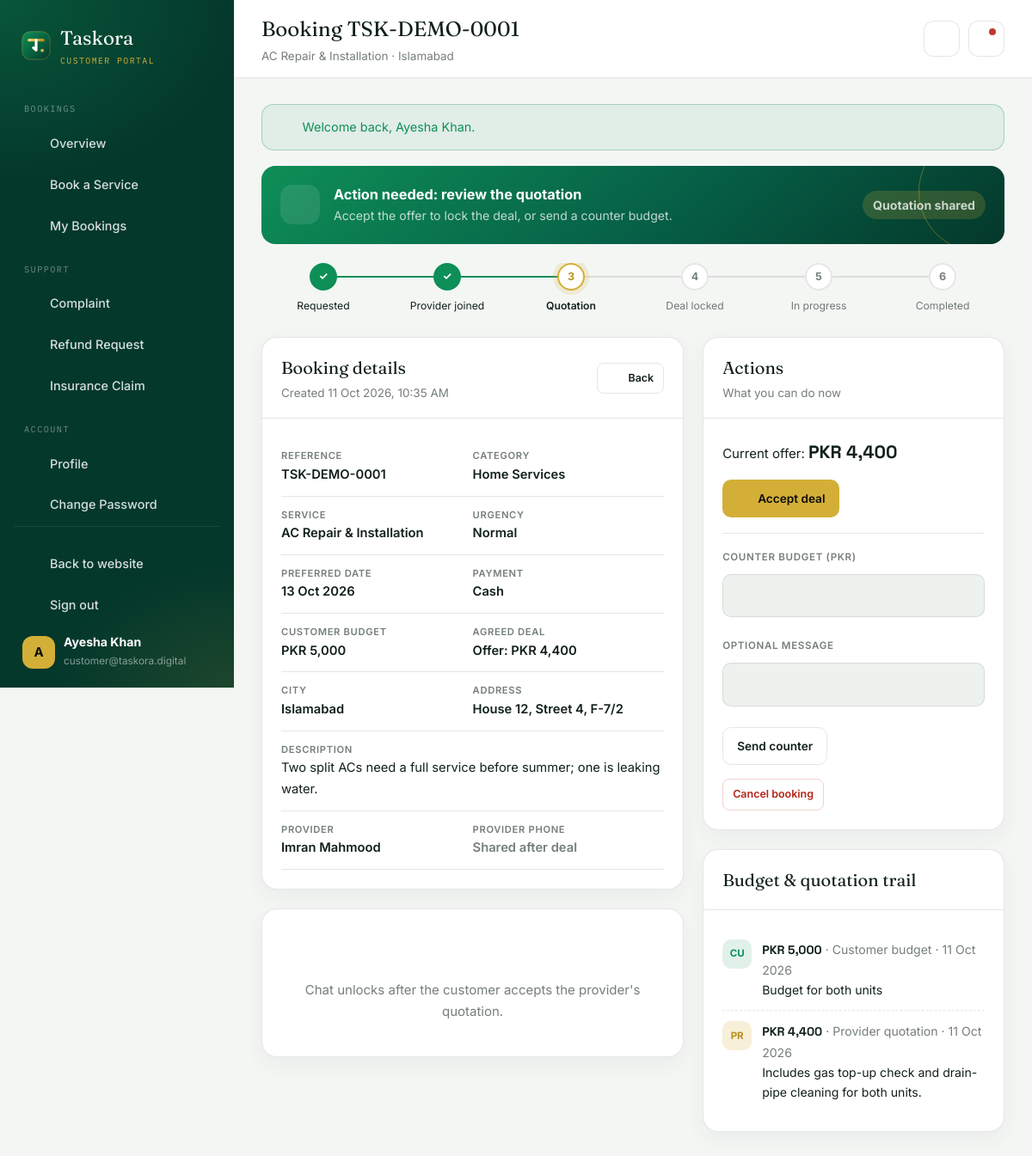
/account/booking.php?id=1 (signed in), run on the app's committed database.
### tables this page shows
CREATE TABLE `users` (
  `id` int(10) unsigned NOT NULL AUTO_INCREMENT,
  `role` enum('customer','provider') NOT NULL DEFAULT 'customer',
  `name` varchar(150) NOT NULL,
  `email` varchar(191) NOT NULL,
  `phone` varchar(40) DEFAULT NULL,
  `cnic` varchar(20) DEFAULT NULL,
  `city` varchar(80) DEFAULT NULL,
  `password` varchar(255) NOT NULL,
  `category` varchar(150) DEFAULT NULL,
  `subcategory` varchar(150) DEFAULT NULL,
  `experience` int(11) DEFAULT NULL,
  `service_areas` varchar(255) DEFAULT NULL,
  `qualifications` text,
  `status` enum('pending','active','suspended') NOT NULL DEFAULT 'active',
  `created_at` timestamp NOT NULL DEFAULT CURRENT_TIMESTAMP,
  PRIMARY KEY (`id`),
  UNIQUE KEY `email` (`email`)
);

CREATE TABLE `bookings` (
  `id` int(10) unsigned NOT NULL AUTO_INCREMENT,
  `ref` varchar(30) NOT NULL,
  `customer_id` int(10) unsigned DEFAULT NULL,
  `provider_id` int(10) unsigned DEFAULT NULL,
  `name` varchar(150) NOT NULL,
  `phone` varchar(40) NOT NULL,
  `email` varchar(191) DEFAULT NULL,
  `cnic` varchar(20) DEFAULT NULL,
  `city` varchar(80) DEFAULT NULL,
  `address` varchar(255) DEFAULT NULL,
  `map_link` varchar(255) DEFAULT NULL,
  `category` varchar(150) DEFAULT NULL,
  `service` varchar(150) DEFAULT NULL,
  `description` text,
  `urgency` enum('normal','urgent','emergency') NOT NULL DEFAULT 'normal',
  `preferred_date` date DEFAULT NULL,
  `budget` decimal(12,2) DEFAULT NULL,
  `quotation_required` tinyint(1) NOT NULL DEFAULT '0',
  `payment_method` varchar(40) DEFAULT NULL,
  `status` enum('requested','provider_joined','quoted','deal_locked','in_progress','completed','cancelled') NOT NULL DEFAULT 'requested',
  `deal_amount` decimal(12,2) DEFAULT NULL,
  `source` varchar(20) NOT NULL DEFAULT 'portal',
  `admin_note` text,
  `created_at` timestamp NOT NULL DEFAULT CURRENT_TIMESTAMP,
  `updated_at` timestamp NULL DEFAULT NULL ON UPDATE CURRENT_TIMESTAMP,
  PRIMARY KEY (`id`),
  UNIQUE KEY `ref` (`ref`),
  KEY `idx_customer` (`customer_id`),
  KEY `idx_provider` (`provider_id`),
  KEY `idx_status` (`status`)
);

CREATE TABLE `booking_offers` (
  `id` int(10) unsigned NOT NULL AUTO_INCREMENT,
  `booking_id` int(10) unsigned NOT NULL,
  `by_role` enum('customer','provider') NOT NULL,
  `amount` decimal(12,2) NOT NULL,
  `message` varchar(500) DEFAULT NULL,
  `created_at` timestamp NOT NULL DEFAULT CURRENT_TIMESTAMP,
  PRIMARY KEY (`id`),
  KEY `idx_booking` (`booking_id`)
);

### account/booking.php (the view, shortened to what this page needs)
<?php
require __DIR__ . '/_layout.php';
$u = require_user();
$b = row('SELECT b.*, p.name AS provider_name, p.phone AS provider_phone, p.subcategory AS provider_sub, c.name AS cust_name
          FROM bookings b LEFT JOIN users p ON p.id = b.provider_id LEFT JOIN users c ON c.id = b.customer_id WHERE b.id = ?', [(int)get('id')]);
$isCust = $b && $u['role'] === 'customer' && (int)$b['customer_id'] === (int)$u['id'];
$isProv = $b && $u['role'] === 'provider' && ((int)$b['provider_id'] === (int)$u['id'] || ($b['status'] === 'requested' && !$b['provider_id']));
$offers = rows('SELECT * FROM booking_offers WHERE booking_id = ? ORDER BY id', [$b['id']]);
$fb = row('SELECT * FROM booking_feedback WHERE booking_id = ?', [$b['id']]);
$lastOffer = $offers ? end($offers) : null;
$chatOpen = in_array($b['status'], ['deal_locked', 'in_progress', 'completed'], true);
$isMine = $isProv && (int)$b['provider_id'] === (int)$u['id'];
$banner = ['muted-b', 'clock', 'Waiting', ''];
$s = $b['status'];
if ($isCust) {
    if ($s === 'requested')        $banner = ['muted-b', 'clock', 'Waiting for a provider', 'Your request is live. A verified provider will accept it and share a quotation.'];
    elseif ($s === 'provider_joined') $banner = ['muted-b', 'clock', 'Waiting on provider', $lastOffer && $lastOffer['by_role'] === 'customer' ? 'Your budget was sent. The provider will reply with a quotation.' : 'A provider joined. Share or update your budget so they can quote.'];
    elseif ($s === 'quoted')       $banner = ['', 'bell', 'Action needed: review the quotation', 'Accept the offer to lock the deal, or send a counter budget.'];
    elseif ($s === 'deal_locked')  $banner = ['muted-b', 'chat', 'Deal locked — chat is open', 'The provider can start the job. Message them any time below.'];
    elseif ($s === 'in_progress')  $banner = ['', 'bell', 'Action needed: mark completed', 'When the work is done to your satisfaction, mark the job completed.'];
    elseif ($s === 'completed')    $banner = $fb ? ['muted-b', 'check-circle', 'Job completed', 'Feedback submitted — thank you.'] : ['', 'star', 'Action needed: leave feedback', 'Rate your provider so others can trust verified professionals.'];
    elseif ($s === 'cancelled')    $banner = ['muted-b', 'x', 'Booking cancelled', 'This booking is closed and no further action is needed.'];
}
portal_start('Booking ' . $b['ref'], $b['service'] . ' · ' . $b['city']);
?>
<div class="action-banner <?= e($banner[0]) ?>"><span class="ab-ic"><?= icon($banner[1]) ?></span><div><strong><?= e($banner[2]) ?></strong><span><?= e($banner[3]) ?></span></div>
  <div style="margin-left:auto;position:relative;z-index:1"><?= status_pill($s) ?></div>
</div>
<?php booking_steps($s); ?>
<div class="row-2">
  <div>
    <div class="card">
      <div class="card-head"><div><h2>Booking details</h2><p>Created <?= e(date('d M Y, g:i A', strtotime($b['created_at']))) ?></p></div>
        <a class="b b-ghost b-sm" href="<?= $u['role'] === 'provider' ? ($isMine ? 'jobs.php' : 'requests.php') : 'bookings.php' ?>"><?= icon('chev') ?>Back</a></div>
      <div class="card-body">
        <div class="dl">
          <div><small>Reference</small><strong class="mono"><?= e($b['ref']) ?></strong></div>
          <div><small>Category</small><strong><?= e($b['category']) ?></strong></div>
          <div><small>Service</small><strong><?= e($b['service']) ?></strong></div>
          <div><small>Urgency</small><strong><?= e(ucfirst($b['urgency'])) ?></strong></div>
          <div><small>Preferred date</small><strong><?= $b['preferred_date'] ? e(date('d M Y', strtotime($b['preferred_date']))) : 'Flexible' ?></strong></div>
          <div><small>Payment</small><strong><?= e($b['payment_method'] ?: '—') ?></strong></div>
          <div><small>Customer budget</small><strong><?= $b['budget'] ? e(money($b['budget'])) : '—' ?></strong></div>
          <div><small>Agreed deal</small><strong><?= $b['deal_amount'] && in_array($s, ['deal_locked', 'in_progress', 'completed'], true) ? e(money($b['deal_amount'])) : ($lastOffer && $lastOffer['by_role'] === 'provider' ? 'Offer: ' . e(money($lastOffer['amount'])) : '—') ?></strong></div>
          <div><small>City</small><strong><?= e($b['city']) ?></strong></div>
          <?php if ($isCust || $isMine): ?>
            <div><small>Address</small><strong><?= e($b['address']) ?></strong></div>
          <?php endif; ?>
          <div class="full"><small>Description</small><strong style="font-weight:400"><?= nl($b['description']) ?></strong></div>
          <?php if ($isCust): ?>
            <div><small>Provider</small><strong><?= e($b['provider_name'] ?: 'Not assigned yet') ?></strong></div>
            <div><small>Provider phone</small><strong><?= $chatOpen && $b['provider_phone'] ? e($b['provider_phone']) : '<span class="muted">Shared after deal</span>' ?></strong></div>
          <?php elseif ($isMine): ?>
            <div><small>Customer</small><strong><?= e($b['name']) ?></strong></div>
            <div><small>Customer phone</small><strong><?= $chatOpen ? e($b['phone']) : '<span class="muted">Shared after deal</span>' ?></strong></div>
          <?php endif; ?>
        </div>
      </div>
    </div>
    <?php if ($chatOpen && ($isCust || $isMine)): ?>
    <div class="card">
      <div class="card-head"><div><h2>Booking chat</h2><p>Message the other party about this job</p></div></div>
      <div class="chat" id="chat" data-booking="<?= (int)$b['id'] ?>">
        <div class="chat-log" id="chatLog"></div>
        <form class="chat-form" id="chatForm"><input class="input" name="message" placeholder="Type a message…" maxlength="1000" autocomplete="off"><button class="b" type="submit"><?= icon('arrow') ?>Send</button></form>
      </div>
    </div>
    <?php elseif ($isCust || $isMine): ?>
    <div class="card"><div class="chat-locked"><?= icon('lock') ?><br>Chat unlocks after the customer accepts the provider's quotation.</div></div>
    <?php endif; ?>
  </div>
  <div>
    <div class="card">
      <div class="card-head"><div><h2>Actions</h2><p>What you can do now</p></div></div>
      <div class="card-body">
        <?php if ($isProv && $s === 'requested'): ?>
          <?php if ($u['status'] !== 'active'): ?>
            <div class="alert alert-info"><?= icon('clock') ?><span>Your profile must be verified before you can accept jobs.</span></div>
          <?php else: ?>
          <form data-action-form>
            <?= csrf_field() ?><input type="hidden" name="action" value="accept"><input type="hidden" name="id" value="<?= (int)$b['id'] ?>">
            <div class="field"><label>Initial quotation (PKR) — optional</label><input class="input" type="number" min="0" name="amount" placeholder="<?= $b['budget'] ? e((int)$b['budget']) : 'e.g. 3500' ?>"></div>
            <div class="field"><label>Note to customer</label><textarea class="input" name="message" maxlength="500" placeholder="What's included, timing, materials…"></textarea></div>
            <button class="b b-gold" type="submit"><?= icon('check') ?>Accept booking</button>
          </form>
          <?php endif; ?>
        <?php elseif ($isCust && $s === 'quoted'): ?>
          <p style="margin:0 0 14px">Current offer: <b style="font-family:var(--f-alt);font-size:1.3rem"><?= e(money($lastOffer['amount'] ?? $b['deal_amount'])) ?></b></p>
          <button class="b b-gold" data-action="accept_deal" data-id="<?= (int)$b['id'] ?>" data-confirm="Accept this quotation and lock the deal?"><?= icon('check') ?>Accept deal</button>
          <hr style="border:0;border-top:1px solid var(--db-border);margin:18px 0">
          <form data-action-form>
            <div class="field"><label>Counter budget (PKR)</label><input class="input" type="number" min="1" name="amount" required></div>
            <div class="field"><label>Optional message</label><input class="input" name="message" maxlength="500"></div>
            <button class="b b-ghost" type="submit">Send counter</button>
          </form>
        <?php elseif ($isCust && $s === 'in_progress'): ?>
          <button class="b b-gold" data-action="complete" data-id="<?= (int)$b['id'] ?>" data-confirm="Confirm only when the work is finished to your satisfaction. This closes the booking."><?= icon('check-circle') ?>Mark job completed</button>
        <?php else: ?>
          <p class="muted" style="margin:0">No action needed right now.</p>
        <?php endif; ?>
        <?php if ($isCust && in_array($s, ['requested', 'provider_joined', 'quoted'], true)): ?>
          <div style="margin-top:16px"><button class="b b-danger b-sm" data-action="cancel" data-id="<?= (int)$b['id'] ?>" data-confirm="Cancel this booking?">Cancel booking</button></div>
        <?php endif; ?>
      </div>
    </div>
    <div class="card">
      <div class="card-head"><div><h2>Budget &amp; quotation trail</h2></div></div>
      <div class="card-body">
        <?php if (!$offers): ?><p class="muted" style="margin:0">No offers yet.</p><?php else: ?>
        <ul class="trail">
          <?php foreach ($offers as $o): ?>
            <li><span class="who <?= e($o['by_role']) ?>"><?= $o['by_role'] === 'customer' ? 'CU' : 'PR' ?></span>
              <div><strong><?= e(money($o['amount'])) ?></strong> <span class="muted">· <?= $o['by_role'] === 'customer' ? 'Customer budget' : 'Provider quotation' ?> · <?= e(time_ago($o['created_at'])) ?></span><?php if ($o['message']): ?><br><?= e($o['message']) ?><?php endif; ?></div></li>
          <?php endforeach; ?>
        </ul>
        <?php endif; ?>
      </div>
    </div>
  </div>
</div>
<?php portal_end(); ?>

### account/_layout.php (shortened to what this page needs)
<?php
require_once dirname(__DIR__) . '/includes/bootstrap.php';
function portal_nav($u)
{
    $unread = (int)val('SELECT COUNT(*) FROM notifications WHERE user_id = ? AND is_read = 0', [$u['id']]);
    return [
        'Bookings' => [
            ['index.php', 'Overview', 'grid'],
            ['services.php', 'Book a Service', 'plus'],
            ['bookings.php', 'My Bookings', 'list'],
        ],
        'Support' => [
            ['../forms.php?type=complaint', 'Complaint', 'doc'],
            ['../forms.php?type=refund', 'Refund Request', 'wallet'],
            ['../forms.php?type=insurance', 'Insurance Claim', 'shield'],
        ],
        'Account' => [
            ['profile.php', 'Profile', 'user'],
            ['password.php', 'Change Password', 'lock'],
        ],
    ];
}
function portal_start($title, $subtitle = '')
{
    $u = current_user();
    $cur = basename($_SERVER['SCRIPT_NAME']);
    $notifs = rows('SELECT * FROM notifications WHERE user_id = ? ORDER BY id DESC LIMIT 12', [$u['id']]);
    $unread = 0; foreach ($notifs as $n) if (!$n['is_read']) $unread++;
    render_head($title . ' | ' . setting('site_name'), '', ['body' => 'db', 'css' => ['css/dashboard.css']]);
    ?>
<div class="db-shell">
  <aside class="db-side" id="dbSide">
    <a class="db-brand" href="<?= e(base_url('index.php')) ?>"><?= logo_mark(36) ?><div><?= e(setting('site_name', 'Taskora')) ?><small><?= $u['role'] === 'provider' ? 'Provider' : 'Customer' ?> portal</small></div></a>
    <?php foreach (portal_nav($u) as $group => $links): ?>
      <div class="db-group"><?= e($group) ?></div>
      <?php foreach ($links as $l): ?>
        <a class="db-link<?= $cur === basename($l[0]) ? ' active' : '' ?>" href="<?= e($l[0]) ?>"><?= icon($l[2]) ?><?= e($l[1]) ?><?php if (!empty($l[3])): ?><span class="count"><?= (int)$l[3] ?></span><?php endif; ?></a>
      <?php endforeach; ?>
    <?php endforeach; ?>
    <div class="db-side-foot">
      <a class="db-link" href="<?= e(base_url('index.php')) ?>"><?= icon('home') ?>Back to website</a>
      <a class="db-link" href="logout.php"><?= icon('logout') ?>Sign out</a>
      <div class="db-me"><span class="db-ava"><?= e(strtoupper(substr($u['name'], 0, 1))) ?></span><div><strong><?= e($u['name']) ?></strong><small><?= e($u['email']) ?></small></div></div>
    </div>
  </aside>
  <div class="db-main">
    <header class="db-top">
      <div><h1><?= e($title) ?></h1><?php if ($subtitle): ?><p><?= e($subtitle) ?></p><?php endif; ?></div>
      <div class="db-top-actions">
        <button class="db-icon-btn" id="themeBtn" aria-label="Toggle theme"><?= icon('moon') ?></button>
        <div class="notif-wrap">
          <button class="db-icon-btn" id="notifBtn" aria-label="Notifications"><?= icon('bell') ?><?php if ($unread): ?><span class="dotn"></span><?php endif; ?></button>
        </div>
      </div>
    </header>
    <main class="db-content">
      <?php foreach (flash() as $f): ?>
        <div class="alert alert-<?= e($f['type']) ?>"><?= icon($f['type'] === 'error' ? 'x' : 'check-circle') ?><span><?= e($f['msg']) ?></span></div>
      <?php endforeach; ?>
<?php
}
function portal_end()
{
    ?>
    </main>
  </div>
</div>
</body></html>
<?php
}
function booking_steps($status)
{
    $flow = ['requested' => 'Requested', 'provider_joined' => 'Provider joined', 'quoted' => 'Quotation', 'deal_locked' => 'Deal locked', 'in_progress' => 'In progress', 'completed' => 'Completed'];
    $keys = array_keys($flow);
    $idx = array_search($status, $keys, true);
    echo '<div class="steps">';
    $n = 1;
    foreach ($flow as $k => $label) {
        $i = array_search($k, $keys, true);
        $cls = $status === 'cancelled' ? '' : ($idx !== false && $i < $idx ? 'done' : ($i === $idx ? ($status === 'completed' ? 'done' : 'cur') : ''));
        echo '<div class="st ' . $cls . '"><i>' . ($cls === 'done' ? '✓' : $n) . '</i>' . e($label) . '</div>';
        $n++;
    }
    echo '</div>';
}

### data on the page
users: name "A", name "Ayesha Khan", email "customer@taskora.digital"
bookings: created_at "11 Oct 2026, 10:35 AM", ref "TSK-DEMO-0001", category "Home Services", service "AC Repair & Installation", urgency "Normal", preferred_date "13 Oct 2026", payment_method "Cash", budget "PKR 5,000", city "Islamabad", address "House 12, Street 4, F-7/2", description "Two split ACs need a full service before summer; one is leaking water.", users.name "Imran Mahmood"
booking_offers: amount "PKR 4,400", by_role "PR", created_at "11 Oct 2026", message "Includes gas top-up check and drain-pipe cleaning for both units."
booking_offers: by_role "CU", amount "PKR 5,000", created_at "11 Oct 2026", message "Budget for both units"

### other printed values
setting('site_name', 'Taskora') "Taskora"
$group "BOOKINGS"
$l[1] "Overview"
$l[1] "Book a Service"
$l[1] "My Bookings"
$group "SUPPORT"
$l[1] "Complaint"
$l[1] "Refund Request"
$l[1] "Insurance Claim"
$group "ACCOUNT"
$l[1] "Profile"
$l[1] "Change Password"
$title "Booking TSK-DEMO-0001"
$subtitle "AC Repair & Installation · Islamabad"
$f['msg'] "Welcome back, Ayesha Khan."
